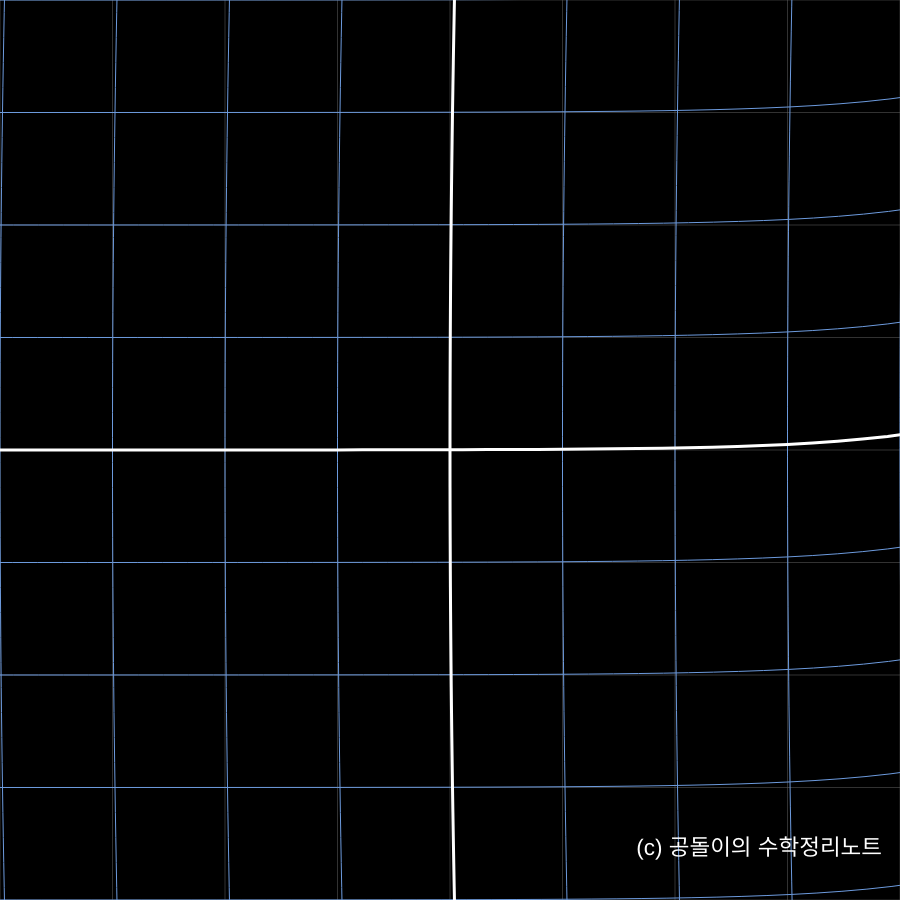
Frame 1 (no input)
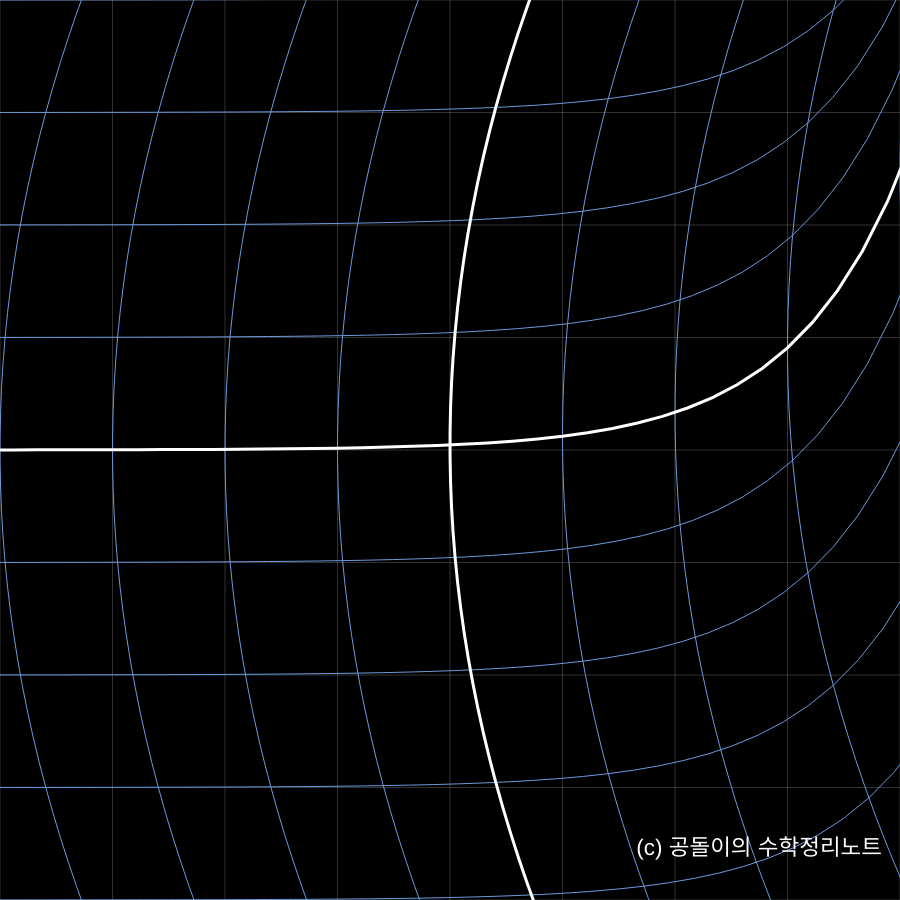
Frame 60 (no input)
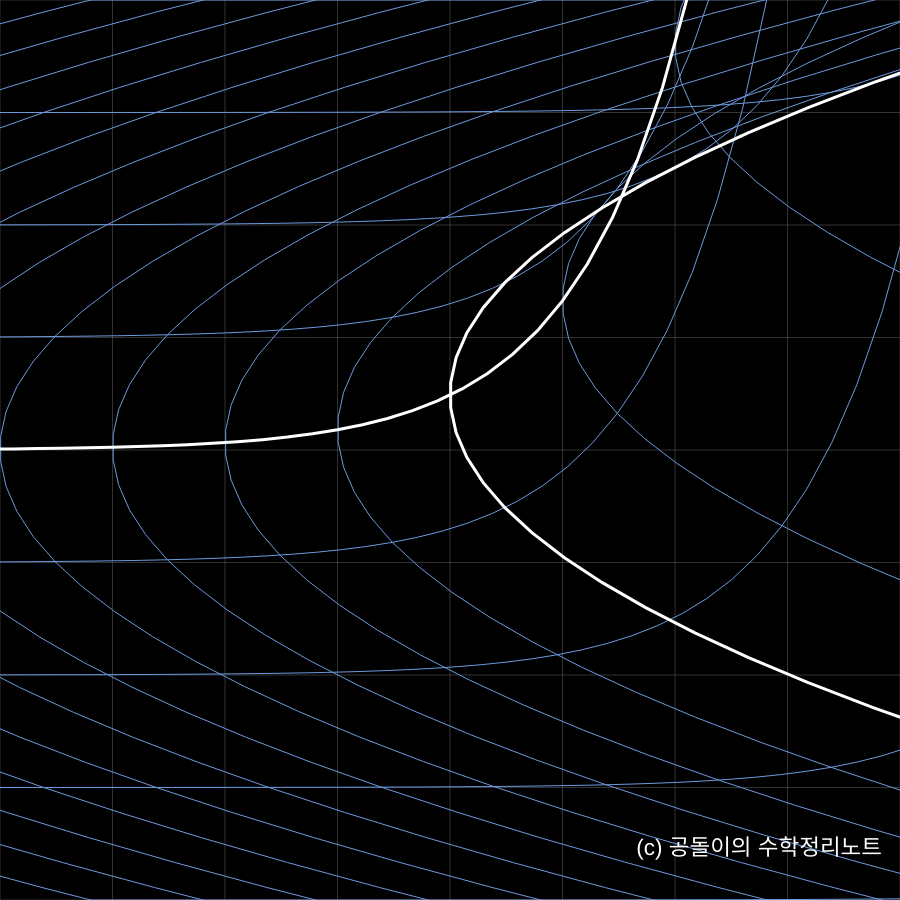
Frame 120 (the mouse pressed at the canvas centre since frame 60)

The p5.js sketch that drew these frames (run headless with seeded random() and noise() and a simulated clock; from frame 60 on, the mouse is pressed at the canvas centre):

// p5.js sketch
// ── sketch.js
var n_steps = 20
var delta = 0.1
var num_lines_ROI = 5
var xs_ROI = []
var ys_ROI = []
var range = 11
var ROI = [1, 1]

var scl
// var my_slider

var time

function setup() {
     createCanvas(windowHeight* 0.9, windowHeight * 0.9);
     xs_ROI = [ROI[0]-delta * Math.floor(num_lines_ROI/2), ROI[0]+delta * Math.floor(num_lines_ROI/2)]
     ys_ROI = [ROI[1]-delta * Math.floor(num_lines_ROI/2), ROI[1]+delta * Math.floor(num_lines_ROI/2)]

     scl = width / 8
     // my_slider = createSlider(0, n_steps, 0, 1)
     // my_slider.position(0, height)

     time = 0
}
function draw() {

     a = n_steps/(1+Math.exp(-(time-6)))
     time += 0.05
     if (time>13){
          time = 0
     }
     background(0);
     push();
     
     noFill()

     translate(width/2, height/2)
     scale(1, -1)
     // let i_step = my_slider.value()
     let i_step = a

     // 원래 위치의 격자 그리기
     
     stroke(100);
     strokeWeight(0.5);
     plot_original_grid()

     stroke(109, 155, 222);
     strokeWeight(1)
     nonlin_trans_vertical(-range, range, 1) // 세로축의 비선형 변환
     nonlin_trans_horizon(-range, range, 1) // 가로축의 비선형 변환

     stroke(255)
     strokeWeight(3)
     nonlin_trans_vertical(0, 0, 1) // y축의 비선형 변환
     nonlin_trans_horizon(0, 0, 1) // x축의 비선형 변환

     // nonlin_trans_vertical(xs_ROI[0], xs_ROI[1], delta) // 세로축 ROI의 비선형 변환
     // nonlin_trans_horizon(ys_ROI[0], ys_ROI[1], delta) // 세로축 ROI의 비선형 변환


     pop()

     function plot_original_grid(){
          for(i = -range; i <= range; i ++){
               line(i * scl, -height/2, i * scl, height/2)
               line(-width/2, i * scl, width/2, i * scl)
          }

     }
     function nonlin_trans_vertical(range_stt, range_end, incre) {
          // range_stt: 시작하고자 가장 왼쪽의 x 좌표
          // range_end: 끝내하고자 가장 오른쪽의 x 좌표
          // incre: 세로축의 간격
          let y = []

          y = linspace(-range, range, 100)
          for (let i_x = range_stt; i_x <= range_end; i_x+=incre) {
               var changeX = []
               var changeY = []
               var new_X = []
               var new_Y = []
               let x = []

               // x range 만들기
               for (let j = 0; j < 100; j++) {
                    x.push(i_x)
               }

               let temp = []
               temp = my_nonlin_func(x, y)
               changeX = temp[0]
               changeY = temp[1]

               for (i = 0; i < x.length; i++) {
                    new_X.push(
                         x[i] + changeX[i] * i_step / n_steps
                    )
                    new_Y.push(
                         y[i] + changeY[i] * i_step / n_steps
                    )
               }

               // 그림 그리기
               beginShape()
               for (let i = 0; i < new_X.length; i++) {
                    vertex(new_X[i] * scl, new_Y[i] * scl)
               }
               endShape()
          }
     }

     function nonlin_trans_horizon(range_stt, range_end, incre) {
          // range_stt: 시작하고자 가장 아랫쪽의 y 좌표
          // range_end: 끝내하고자 가장 윗쪽의 y 좌표
          // incre: 가로축의 간격
          let x = []
          // x range 만들기
          x = linspace(-range, range, 100)
          for (let i_y = range_stt; i_y <= range_end; i_y+=incre) {
               var changeX = []
               var changeY = []
               var new_X = []
               var new_Y = []
               let y = []

               // x range 만들기
               for (let j = 0; j < 100; j++) {
                    y.push(i_y)
               }

               let temp = []
               temp = my_nonlin_func(x, y)
               changeX = temp[0]
               changeY = temp[1]

               for (let i = 0; i < x.length; i++) {
                    new_X.push(
                         x[i] + changeX[i] * i_step / n_steps
                    )
                    new_Y.push(
                         y[i] + changeY[i] * i_step / n_steps
                    )
               }

               // 그림 그리기
               beginShape()
               for (let i = 0; i < new_X.length; i++) {
                    vertex(new_X[i] * scl, new_Y[i] * scl)
               }
               endShape()
          }
     }

     // 마지막 서명
     plotSignature();

}

function plotSignature(){
     fill(255);
     textAlign(RIGHT)
     textSize(20 / 800 * width)
     text('(c) 공돌이의 수학정리노트', width * 0.98, height * 0.95)
}

function my_nonlin_func(x, y){
     let newX = []
     let newY = []
     let changeX = []
     let changeY = []

     for (let i =0; i<x.length; i++){
          newX.push(
               // x[i] + sin(y[i]/2)
               // x[i] * cos([y[i]]) // to polar coordinate
               x[i] + y[i] ** 2 // 뚫고 올라가는 느낌
          )
          newY.push(
               // y[i] + sin(x[i]/2)
               // x[i] * sin([y[i]]) // to polar coordinate
               y[i] + exp(x[i]) // 뚫고 올라가는 느낌
          )
     }

     for (let i =0; i<x.length; i++){
          changeX.push(
               newX[i] - x[i]
          )
          changeY.push(
               newY[i] - y[i]
          )
     }
     
     return [changeX, changeY]

}

function linspace(start, end, num){
     var res_vec = []

     for (let i =0; i < num; i ++){
          res_vec.push(
               start + (end-start)/(num-1) * i
          )
     }
     return res_vec

}
